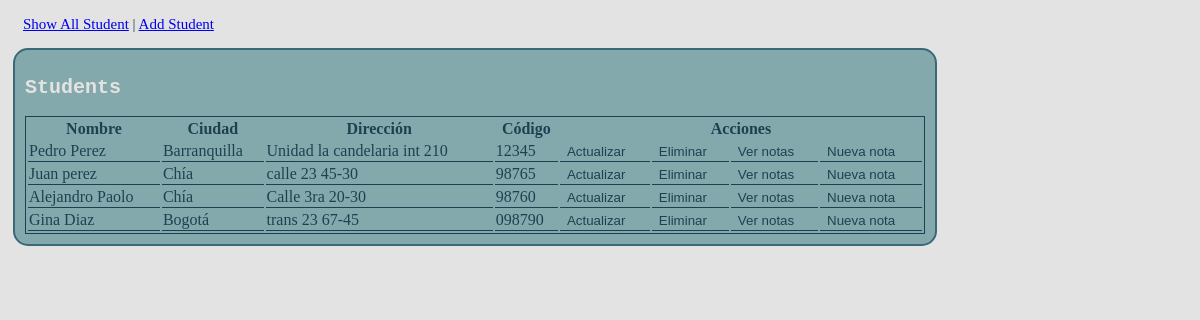
The page / on the database its author committed.
### principal.py (models this page shows, shortened)
class students(db.Model):
   id = db.Column('student_id', db.Integer, primary_key = True)
   name = db.Column(db.String(100))
   city = db.Column(db.String(50))
   addr = db.Column(db.String(200))
   pin = db.Column(db.String(10))

### principal.py (the view)
@app.route('/')
def show_all():
   return render_template('show_all.html', students = students.query.all() )

### templates/show_all.html (shortened to what this page needs)
<!DOCTYPE html>
<html lang = "en">
   <head>
     <link rel="stylesheet" type="text/css" href="{{ url_for('static', filename='css/default.css') }}">
   </head>
   <body>
      <nav>
         <a href = "{{ url_for('show_all') }}">Show All Student</a> |
         <a href = "{{ url_for('new') }}">Add Student</a>
      </nav>
      <aside>
      </aside>
      <section>
        <h1>Students</h1>
        <table>
           <thead>
              <tr>
                 <th>Nombre</th>
                 <th>Ciudad</th>
                 <th>Dirección</th>
                 <th>Código</th>
                 <th colspan="4">Acciones</th>
              </tr>
           </thead>
           <tbody>
              {% for student in students %}
                 <tr>
                    <td>{{ student.name }}</td>
                    <td>{{ student.city }}</td>
                    <td>{{ student.addr }}</td>
                    <td>{{ student.pin }}</td>
                    <td>
                      <form method="POST" action="/update" style="display: inline">
                        <input type="submit" value="Actualizar" class="accion">
                      </form>
                    </td>
                    <td>
                      <form method="POST" action="/delete" style="display: inline">
                        <input type="submit" value="Eliminar" class="accion">
                      </form>
                    </td>
                    <td>
                     <form method="POST" action="/grades" style="display: inline">
                       <input type="submit" value="Ver notas" class="accion">
                     </form>
                   </td>
                   <td>
                     <form method="GET" action="/new_grade" style="display: inline">
                       <input type="submit" value="Nueva nota" class="accion">
                     </form>
                   </td>
                 </tr>
              {% endfor %}
           </tbody>
        </table>
    </section>
   </body>
</html>

### static/css/default.css (style rules this page uses)
body { background-color: #e4e3e3; color: #204051; }
nav { font-size: 15px; text-align: left; border-color:#ffffff; border-radius:15px; margin:0.5em; padding:0.5em; }
section { background-color: #84a9ac; border: #3b6978 2px solid; border-radius: 15px; padding: 10px; margin: 5px; width: 900px; }
section h1 { color: #e4e3e3; font-size: 20px; font-weight: bold; font-family: 'Courier New', Courier, monospace; }
table { border: #204051 1px solid; width: 100%; }
td { border-bottom: #204051 1px solid; }
aside { float: right; padding:1em; }
.accion { border: none; background-color: #84a9ac; color: #204051; }

### rows shown on the page
students: name "Pedro Perez", city "Barranquilla", addr "Unidad la candelaria int 210", pin "12345"
students: name "Juan perez", city "Chía", addr "calle 23 45-30", pin "98765"
students: name "Alejandro Paolo", city "Chía", addr "Calle 3ra 20-30", pin "98760"
students: name "Gina Diaz", city "Bogotá", addr "trans 23 67-45", pin "098790"
